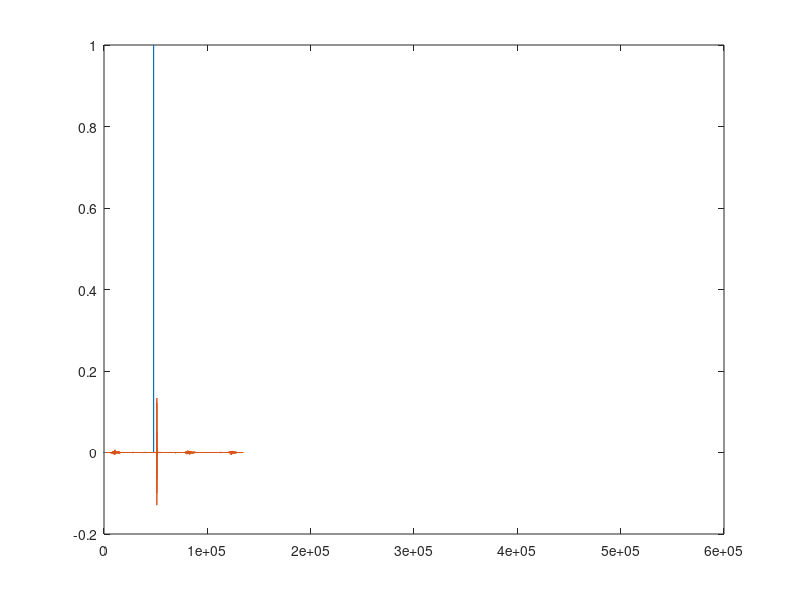
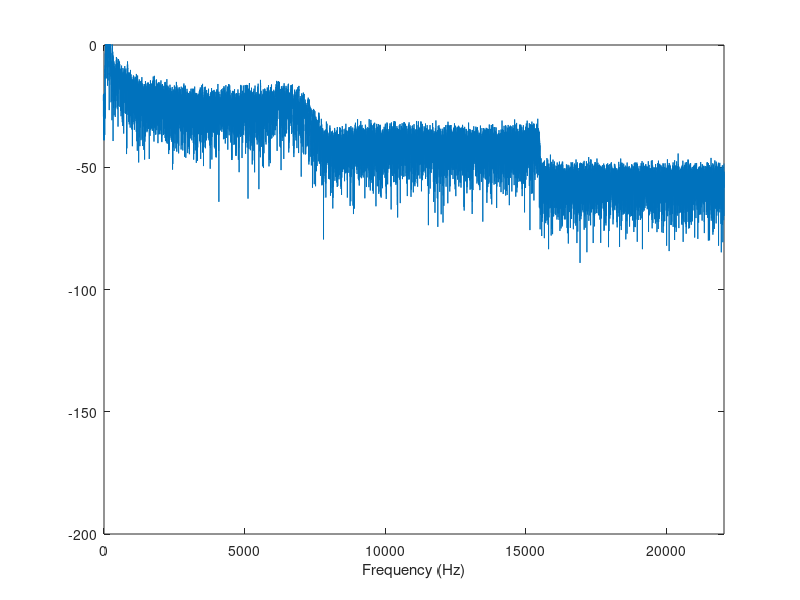
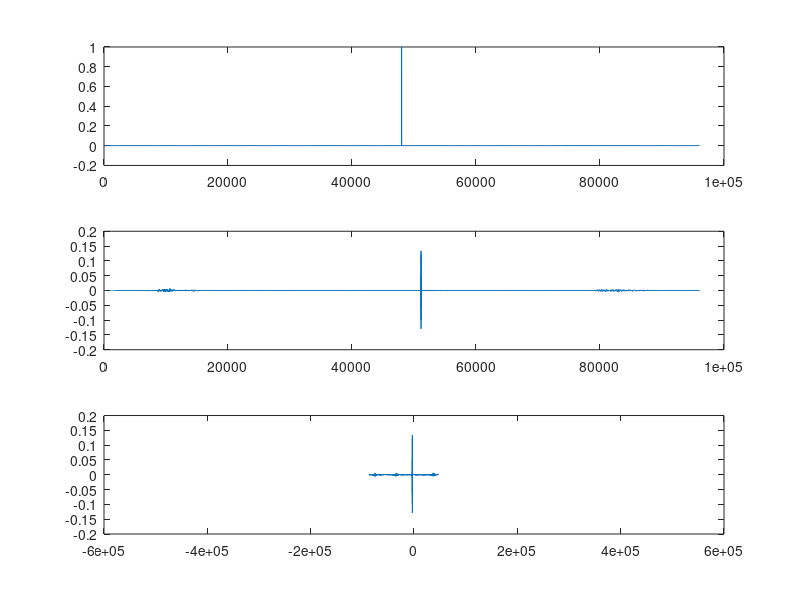

Here is the MATLAB script that generated these plots, in order:
% latency estimation for xperia smartphone 
close all; 
clear all; 

imp = load('impulse.mat'); 
resp = load('resp.mat'); 

delta = imp.impulse; 
ir_res = resp.resp; 

plot(delta); 
hold on; 
plot(ir_res); 

fs = 44100 ; 


figure; 

N = fs; % number of FFT points

transform = fft(ir_res,N);
magTransform = 20*log10(abs(transform));

faxis = linspace(-fs/2,fs/2,N);
plot(faxis,fftshift(magTransform));
xlabel('Frequency (Hz)')

% view frequency content up to half the sampling rate:
axis([0 fs/2, -200 0]) 


%% latency 

[acorr, lag]= xcorr(delta, ir_res); 
[nn, i]= max(abs(acorr)); 

figure;
subplot(3,1,1); 
plot(delta);
subplot(3,1,2); 
plot(ir_res(1:size(delta,1)));
subplot(3,1,3); 
plot(lag, acorr); 



fprintf('latency is: %d \n', abs(lag(i)) ); 




